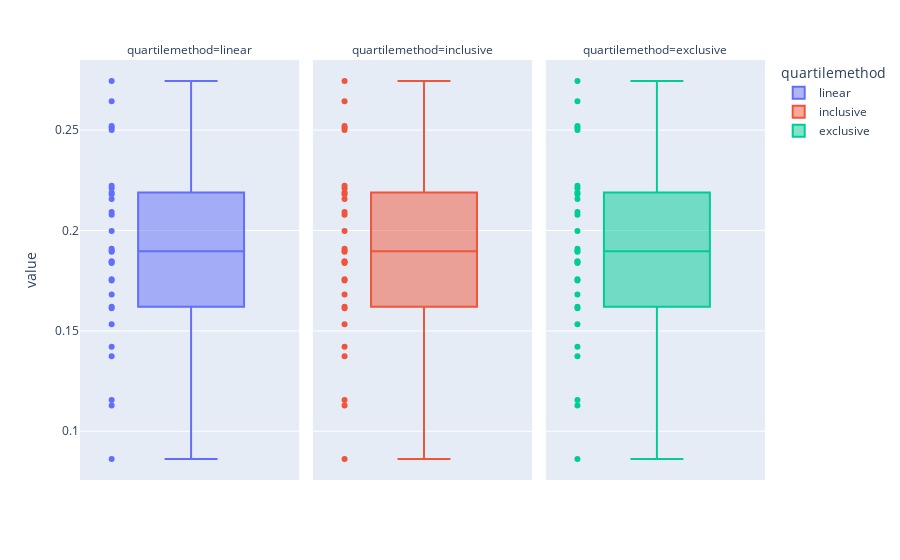

Here is the notebook cell this chart was saved with:
### Markdown cell above
### Simlated Anneling

### Code cell
import plotly.express as px
import pandas as pd

data = sao_solutions_list
df = pd.DataFrame(dict(
    linear=data,
    inclusive=data,
    exclusive=data
)).melt(var_name="quartilemethod")


fig = px.box(df, y="value", facet_col="quartilemethod", color="quartilemethod",
             boxmode="overlay", points='all')

fig.update_traces(quartilemethod="linear", jitter=0, col=1)
fig.update_traces(quartilemethod="inclusive", jitter=0, col=2)
fig.update_traces(quartilemethod="exclusive", jitter=0, col=3)

fig.show()

### Figure 1 — Plotly figure (JSON) as saved in the notebook; plotly's stock layout.template omitted (floating-point values rounded to 4 significant figures)
{"data": [{"alignmentgroup": "True", "boxpoints": "all", "hovertemplate": "quartilemethod=linear<br>value=%{y}<extra></extra>", "jitter": 0, "legendgroup": "linear", "marker": {"color": "#636efa"}, "name": "linear", "notched": false, "offsetgroup": "linear", "orientation": "v", "quartilemethod": "linear", "showlegend": true, "type": "box", "x0": " ", "xaxis": "x", "y": [0.1838, 0.08618, 0.218, 0.142, 0.1613, 0.2512, 0.2223, 0.2745, 0.1909, 0.1843, 0.19, 0.2644, 0.2078, 0.1997, 0.1847, 0.1757, 0.2092, 0.221, 0.2189, 0.162, 0.1129, 0.1681, 0.2157, 0.2521, 0.1894, 0.1533, 0.25, 0.1751, 0.1373, 0.1156], "y0": " ", "yaxis": "y"}, {"alignmentgroup": "True", "boxpoints": "all", "hovertemplate": "quartilemethod=inclusive<br>value=%{y}<extra></extra>", "jitter": 0, "legendgroup": "inclusive", "marker": {"color": "#EF553B"}, "name": "inclusive", "notched": false, "offsetgroup": "inclusive", "orientation": "v", "quartilemethod": "inclusive", "showlegend": true, "type": "box", "x0": " ", "xaxis": "x2", "y": [0.1838, 0.08618, 0.218, 0.142, 0.1613, 0.2512, 0.2223, 0.2745, 0.1909, 0.1843, 0.19, 0.2644, 0.2078, 0.1997, 0.1847, 0.1757, 0.2092, 0.221, 0.2189, 0.162, 0.1129, 0.1681, 0.2157, 0.2521, 0.1894, 0.1533, 0.25, 0.1751, 0.1373, 0.1156], "y0": " ", "yaxis": "y2"}, {"alignmentgroup": "True", "boxpoints": "all", "hovertemplate": "quartilemethod=exclusive<br>value=%{y}<extra></extra>", "jitter": 0, "legendgroup": "exclusive", "marker": {"color": "#00cc96"}, "name": "exclusive", "notched": false, "offsetgroup": "exclusive", "orientation": "v", "quartilemethod": "exclusive", "showlegend": true, "type": "box", "x0": " ", "xaxis": "x3", "y": [0.1838, 0.08618, 0.218, 0.142, 0.1613, 0.2512, 0.2223, 0.2745, 0.1909, 0.1843, 0.19, 0.2644, 0.2078, 0.1997, 0.1847, 0.1757, 0.2092, 0.221, 0.2189, 0.162, 0.1129, 0.1681, 0.2157, 0.2521, 0.1894, 0.1533, 0.25, 0.1751, 0.1373, 0.1156], "y0": " ", "yaxis": "y3"}], "layout": {"annotations": [{"font": {}, "showarrow": false, "text": "quartilemethod=linear", "x": 0.16, "xanchor": "center", "xref": "paper", "y": 1, "yanchor": "bottom", "yref": "paper"}, {"font": {}, "showarrow": false, "text": "quartilemethod=inclusive", "x": 0.5, "xanchor": "center", "xref": "paper", "y": 1, "yanchor": "bottom", "yref": "paper"}, {"font": {}, "showarrow": false, "text": "quartilemethod=exclusive", "x": 0.84, "xanchor": "center", "xref": "paper", "y": 1, "yanchor": "bottom", "yref": "paper"}], "boxmode": "overlay", "legend": {"title": {"text": "quartilemethod"}, "tracegroupgap": 0}, "margin": {"t": 60}, "xaxis": {"anchor": "y", "domain": [0, 0.32]}, "xaxis2": {"anchor": "y2", "domain": [0.34, 0.66], "matches": "x"}, "xaxis3": {"anchor": "y3", "domain": [0.68, 1.0], "matches": "x"}, "yaxis": {"anchor": "x", "domain": [0, 1], "title": {"text": "value"}}, "yaxis2": {"anchor": "x2", "domain": [0, 1], "matches": "y", "showticklabels": false}, "yaxis3": {"anchor": "x3", "domain": [0, 1], "matches": "y", "showticklabels": false}}}
